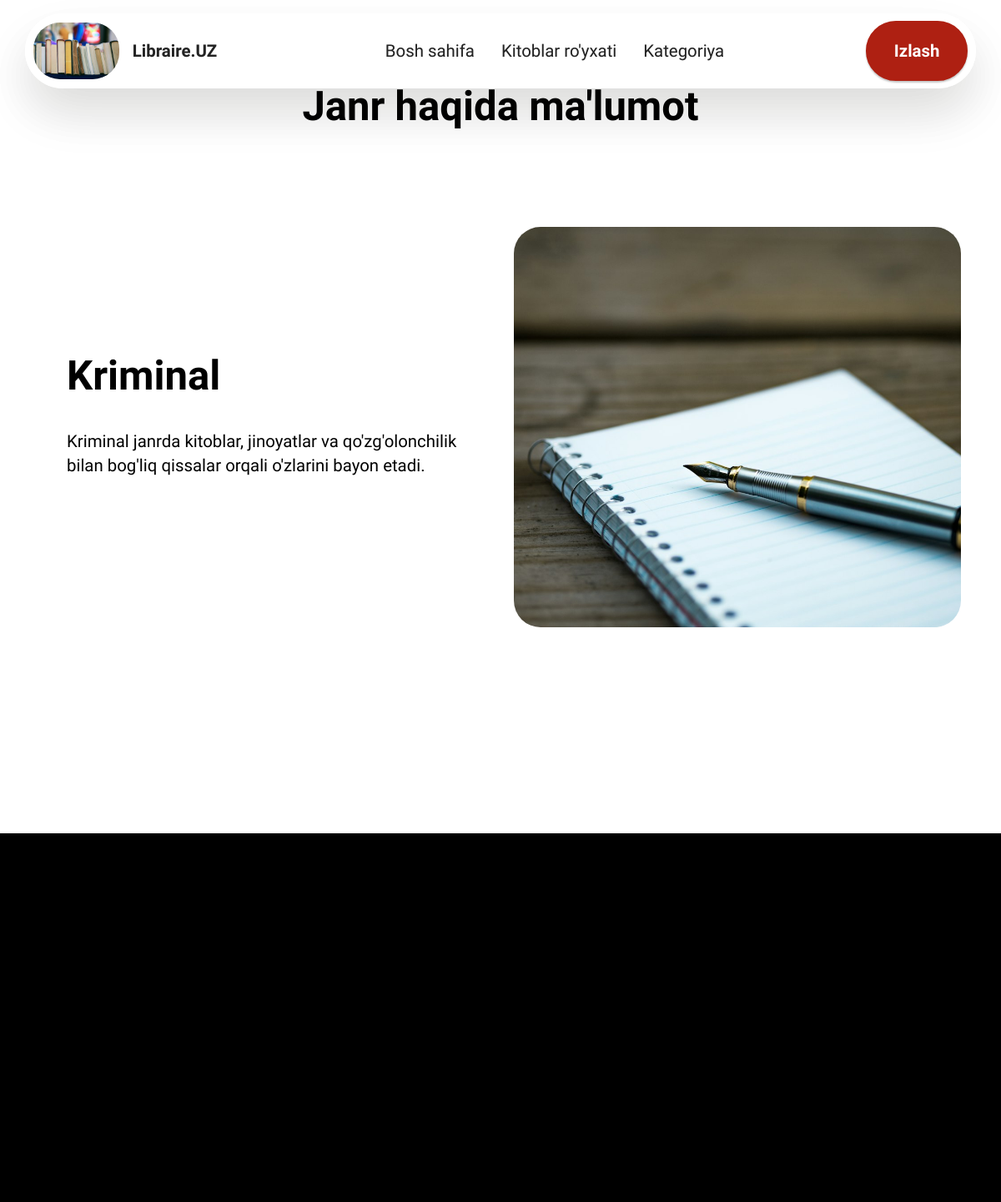
The page /janr/Kriminal/ on the database its author committed.
### my_book/models.py (models this page shows, shortened)
class Category(models.Model):
    name = models.CharField(max_length=255)
    content = models.TextField(max_length=500)
    slug = models.SlugField(max_length=20, unique=True, db_index=True)
    photo=models.ImageField(upload_to='cat_photos/%Y/%m/%d', blank=True, default=None,null=True, verbose_name='Category_photo')
    class Meta:
        verbose_name = ("Kategoriya")
        verbose_name_plural = ("kategoriyalar")

### my_book/views.py (the view)
# urls.py: path('janr/<slug:janr_slug>/', views.janr, name='janr'),
def janr(request, janr_slug):
    janr1=get_object_or_404(Category, slug=janr_slug)       #Janrlar batafsil pagesidan slug olib
    books = janr1.books.all()
    data = {
        'page':"Janr haqida ma'lumot ",
        'janr1':janr1,
    }
    return render(request, 'my_book/show_category.html', context=data)

### my_book/templates/my_book/show_category.html (shortened to what this page needs)
{% extends "base.html" %}
{% block content %}
{% include "includes/navbar.html" %}
{% load static %}
<section class="features28 cid-u3wTNHeNGB" id="features-28-u3wTNHeNGB">
    <div class="container-fluid">
		<div class="row justify-content-center mb-5">
			<div class="col-12 content-head">
				<div class="mbr-section-head">
					<h3 class="mbr-section-title mbr-fonts-style align-center mb-0 display-2">
						<strong>{{page}}</strong>
					</h3>
				</div>
			</div>
		</div>
    <div class="container">
        <div class="row justify-content-center">
            <div class="col-12 col-md-12 col-lg">
                <div class="text-wrapper align-left">
                    <h1 class="mbr-section-title mbr-fonts-style mb-4 display-2">
                        <strong>{{janr1.name}}</strong>
                    </h1>
                    <p class="mbr-text align-left mbr-fonts-style mb-4 display-7">
                        {{janr1.content}}
                    </p>
                </div>
            </div>
            <div class="col-12 col-md-12 col-lg-6 image-wrapper">
                <img class="w-100" src="{{ janr1.photo.url }}">
            </div>
        </div>
        <div class="row justify-content-center">
            <div class="col-md-12">
            </div>
        </div>
    </div>
</section>
{% endblock content %}

### my_book/static/my_book/assets/theme/css/style.css (style rules this page uses)
section { background-color: #ffffff; }
body { font-style: normal; line-height: 1.5; font-weight: 400; color: #232323; position: relative; }
section, .container, .container-fluid { position: relative; word-wrap: break-word; }
.mbr-section-title { font-style: normal; line-height: 1.3; }
.mbr-text { font-style: normal; line-height: 1.7; }
h1, h2, h3, h4, h5, h6, .display-1, .display-2, .display-4, .display-5, .display-7, span, p, a { line-height: 1; word-break: break-word; word-wrap: break-word; font-weight: 400; }
b, strong { font-weight: bold; }
section { background-position: 50% 50%; background-repeat: no-repeat; background-size: cover; }
.align-left { text-align: left; }
.align-center { text-align: center; }
img, iframe { display: block; width: 100%; }
.row { display: -webkit-flex; -webkit-flex-wrap: wrap; }
.justify-content-center { -webkit-justify-content: center; }
html, body { height: auto; min-height: 100vh; }
.row > * { padding-right: 1rem; padding-left: 1rem; }
.mb-4 { margin-bottom: 2rem !important; }
.container, .container-fluid { padding-left: 16px; padding-right: 16px; }
.row { margin-left: -16px; margin-right: -16px; }
.row > [class*=col] { padding-left: 16px; padding-right: 16px; }
@media (min-width: 992px) { .container-fluid { padding-left: 32px; padding-right: 32px; } }

### my_book/static/my_book/assets/style.css (style rules this page uses)
.cid-u3wTNHeNGB { padding-top: 4rem; padding-bottom: 4rem; background-color: #ffffff; }
.cid-u3wTNHeNGB .row { align-items: center; padding-top: 2rem; padding-bottom: 2rem; }
@media (min-width: 992px) { .cid-u3wTNHeNGB .text-wrapper { padding: 0 2rem; } }
.cid-u3wTNHeNGB .mbr-section-title { color: #000000; }
.cid-u3wTNHeNGB .mbr-text, .cid-u3wTNHeNGB .mbr-section-btn { color: #000000; }
.cid-u3wTNHeNGB img { width: 100%; object-fit: cover; height: 30rem; }
body { font-family: "Titillium Web", sans-serif; font-weight: 400; font-size: 14px; min-width: 320px; position: relative; }
img { max-width: 100%; height: auto; }

### my_book/static/my_book/assets/mobirise/css/additional.css (style rules this page uses)
img, .card-wrap, .card-wrapper, .video-wrapper, .mbr-figure iframe, .google-map iframe, .slide-content, .plan, .card, .item-wrapper { border-radius: 2rem !important; }
body { font-family: var(--display1-font, 'Inter Tight'); background: color-mix(in srgb, var(--dominant-color, #0f1305) 10%, transparent); }
.display-2 { font-family: var(--display2-font); font-size: calc(var(--display2-size, 4) * 1rem); line-height: 1.1; }
.display-7 { font-family: var(--display7-font); font-size: calc(var(--display7-size, 1.4) * 1rem); line-height: 1.5; }
@media (min-width: 992px) and (max-width: 1400px) { .display-2 { --display2-size_min: calc(var(--display2-size, 4) - (var(--display2-size, 4) - 1) * 0.65); font-size: calc(var(--display2-size, 4) * 0.8rem); font-size: calc(var(--display2-size_min) * 1rem + (var(--display2-size, 4) - var(--display2-size_min)) * ((100vw - 62rem) / (87 - 62))); line-height: calc(1.3 * (var(--display2-size_min) * 1rem + (var(--display2-size, 4) - var(--display2-size_min)) * ((100vw - 62rem) / (87 - 62)))); } }
@media (min-width: 992px) and (max-width: 1400px) { .display-7 { --display7-size_min: calc(var(--display7-size, 1.4) - (var(--display7-size, 1.4) - 1) * 0.65); font-size: calc(var(--display7-size, 1.4) * 0.8rem); font-size: calc(var(--display7-size_min) * 1rem + (var(--display7-size, 1.4) - var(--display7-size_min)) * ((100vw - 62rem) / (87 - 62))); line-height: calc(1.4 * (var(--display7-size_min) * 1rem + (var(--display7-size, 1.4) - var(--display7-size_min)) * ((100vw - 62rem) / (87 - 62)))); } }
body { overflow-x: hidden; }

### templates/base.html (style rules this page uses)
:root { --background: #FDF5E6; --dominant-color: #EE9B00; --primary-color: #AE2012; --secondary-color: #0A9396; --success-color: #20AC6B; --danger-color: #AE1E2C; --warning-color: #CC9900; --info-color: #0AA3C2; --background-text: #000000; --dominant-text: #000000; --primary-text: #FFFFFF; --secondary-text: #FFFFFF; --success-text: #FFFFFF; --danger-text: #FFFFFF; --warning-text: #000000; --info-text: #FFFFFF; }

### rows shown on the page
Category: name "Kriminal", content "Kriminal janrda kitoblar, jinoyatlar va qo'zg'olonchilik bilan bog'liq qissalar orqali o'zlarini bayon etadi.", photo (picture)

### other values the page prints
{{ page }} "Janr haqida ma'lumot"
